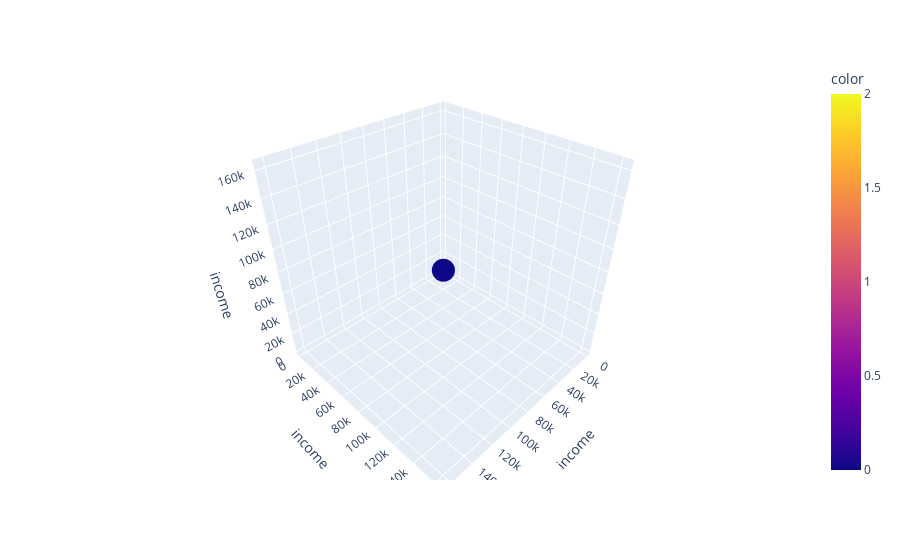

The notebook cell this image was saved under:
### Code cell
@interact(col1=df1.columns, col2=df1.columns, col3=df1.columns)
def plot(col1, col2, col3):
    fig = px.scatter_3d(df1, x=col1, y=col2, z=col3, color=kmeans.labels_)

    # Customize the plot
    fig.update_layout(scene=dict(xaxis_title=col1, yaxis_title=col2, zaxis_title=col3))
    fig.show(renderer="vscode")

### Figure 1 — Plotly figure (JSON) as saved in the notebook; plotly's stock layout.template omitted (floating-point values rounded to 4 significant figures; data arrays with more than 128 entries replaced by an {"elided": "..."} marker saying what was removed)
{"data": [{"hovertemplate": "income=%{z}<br>color=%{marker.color}<extra></extra>", "legendgroup": "", "marker": {"color": {"elided": "2239 int values"}, "coloraxis": "coloraxis", "symbol": "circle"}, "mode": "markers", "name": "", "scene": "scene", "showlegend": false, "type": "scatter3d", "x": {"elided": "2239 float values"}, "y": {"elided": "2239 float values"}, "z": {"elided": "2239 float values"}}], "layout": {"coloraxis": {"colorbar": {"title": {"text": "color"}}, "colorscale": [[0, "#0d0887"], [0.1111, "#46039f"], [0.2222, "#7201a8"], [0.3333, "#9c179e"], [0.4444, "#bd3786"], [0.5556, "#d8576b"], [0.6667, "#ed7953"], [0.7778, "#fb9f3a"], [0.8889, "#fdca26"], [1, "#f0f921"]]}, "legend": {"tracegroupgap": 0}, "margin": {"t": 60}, "scene": {"domain": {"x": [0, 1], "y": [0, 1]}, "xaxis": {"title": {"text": "income"}}, "yaxis": {"title": {"text": "income"}}, "zaxis": {"title": {"text": "income"}}}}}
